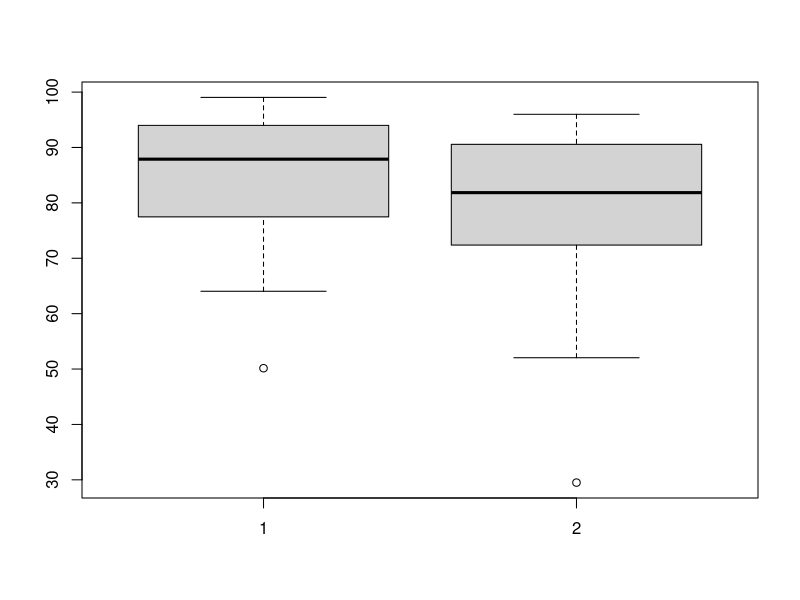
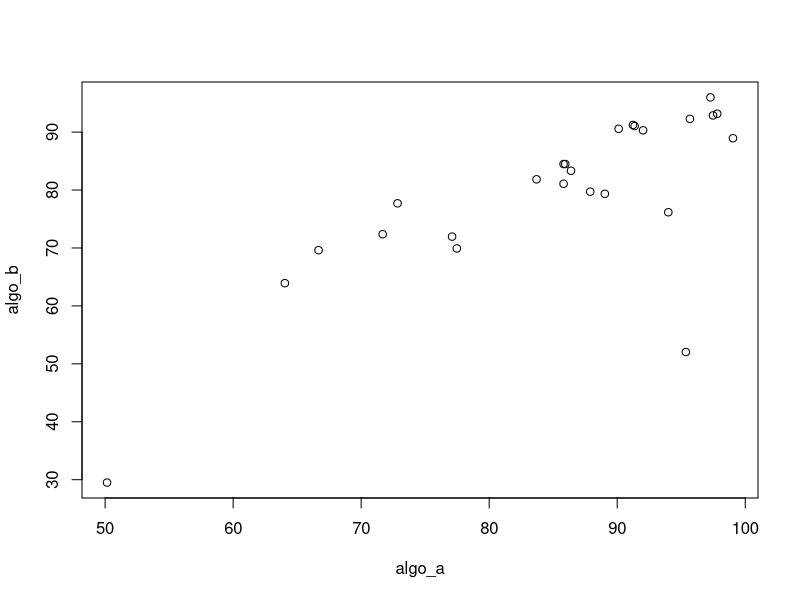

Write R code to recreate these figures, in order.
#Paired T Test
algo_a <- c(93.99, 91.36, 71.68, 97.28, 85.94, 97.81, 77.47, 77.1, 85.81, 86.39, 83.7, 89.03, 95.68, 92.02, 87.89, 91.23, 72.84, 85.81, 50.15, 97.48, 99.04, 95.36, 66.67, 90.11, 64.04)
algo_b <- c(76.17, 91.04, 72.38, 95.99, 84.49, 93.17, 69.92, 71.96, 84.49, 83.33, 81.85, 79.35, 92.29, 90.31, 79.72, 91.23, 77.71, 81.08, 29.5, 92.88, 88.94, 52.04, 69.62, 90.57, 63.92)

boxplot(algo_a, algo_b)
plot(algo_a, algo_b)

t.test(algo_a, algo_b, mu=0, alt="two.sided", paired=T, conf.level=0.95)